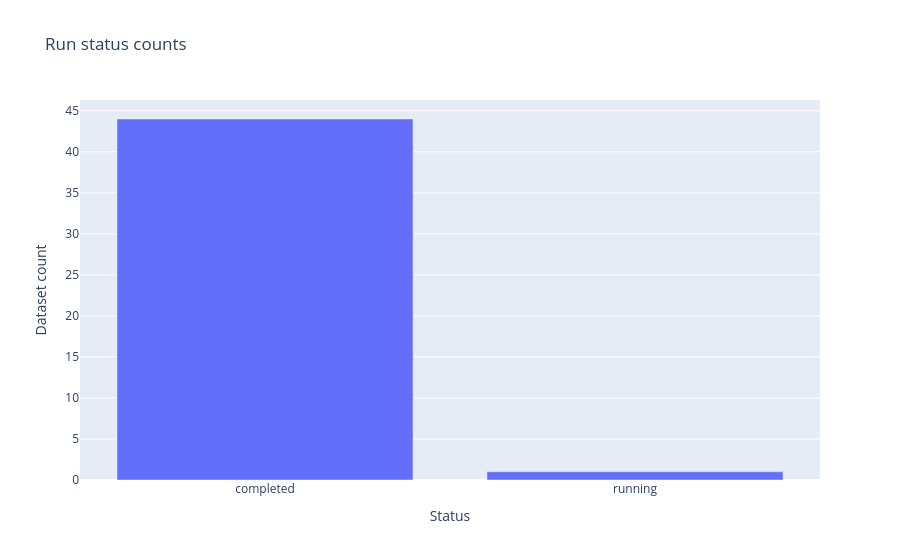

Here is the notebook cell this chart was saved with:
### Code cell
# Run completeness and leaderboard-reference context

if RUN_STATUS is None or RUN_STATUS.empty:
    display_note("No per-dataset `run_status.json` files were found in this run directory.")
else:
    status_df = RUN_STATUS.copy()
    status_df["status"] = status_df["status"].astype(str)
    display_note("### Run completeness by dataset")
    display(status_df.sort_values(["status", "dataset"], ascending=[True, True]).reset_index(drop=True))

    status_counts = status_df.groupby("status", dropna=False).size().reset_index(name="datasets")
    fig = px.bar(status_counts, x="status", y="datasets", title="Run status counts")
    fig.update_layout(xaxis_title="Status", yaxis_title="Dataset count")
    fig.show()

if LEADERBOARD_TOP10 is None or LEADERBOARD_TOP10.empty:
    display_note("No `leaderboard_top10_reference.csv` was found for this run.")
else:
    ref = LEADERBOARD_TOP10.copy()
    if "is_top10_entry" in ref.columns:
        ref = ref.loc[ref["is_top10_entry"].fillna(False)].copy()

    display_note("### Leaderboard reference coverage")
    coverage_cols = [
        "dataset",
        "benchmark_id",
        "benchmark_suite",
        "leaderboard_metric_name",
        "leaderboard_dataset_split",
        "rank",
        "model",
        "metric_value",
    ]
    coverage_cols = [c for c in coverage_cols if c in ref.columns]
    display(ref[coverage_cols].head(30))

    coverage_summary = (
        ref.groupby([c for c in ["dataset", "leaderboard_metric_name"] if c in ref.columns], dropna=False)
        .agg(
            top10_rows=("model", "size"),
            top10_best=("metric_value_numeric", "min"),
            top10_worst=("metric_value_numeric", "max"),
        )
        .reset_index()
    )
    display(coverage_summary.sort_values("dataset").reset_index(drop=True))

### Figure 1 — Plotly figure (JSON) as saved in the notebook; plotly's stock layout.template omitted (floating-point values rounded to 4 significant figures)
{"data": [{"hovertemplate": "status=%{x}<br>datasets=%{y}<extra></extra>", "legendgroup": "", "marker": {"color": "#636efa", "pattern": {"shape": ""}}, "name": "", "orientation": "v", "showlegend": false, "textposition": "auto", "type": "bar", "x": ["completed", "running"], "xaxis": "x", "y": [44, 1], "yaxis": "y"}], "layout": {"barmode": "relative", "legend": {"tracegroupgap": 0}, "title": {"text": "Run status counts"}, "xaxis": {"anchor": "y", "domain": [0, 1], "title": {"text": "Status"}}, "yaxis": {"anchor": "x", "domain": [0, 1], "title": {"text": "Dataset count"}}}}
